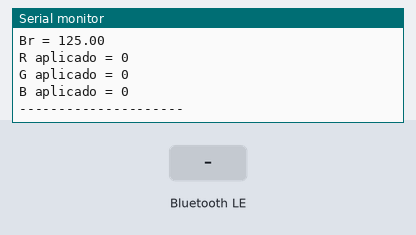
A sketch run on a simulated ESP32-S3. Parts: the last lines printed to the serial monitor. The test bench sets the inputs (shaded band). Nothing arrives over Bluetooth unless stated; a phone connects over Bluetooth LE 3 s after start.

Above: at 2.2 s.
2.3 s: Bluetooth LE write "R:1" received
5.3 s: Bluetooth LE write "Br:1" received
6.8 s: Bluetooth LE write "R" received
At 7.5 s:
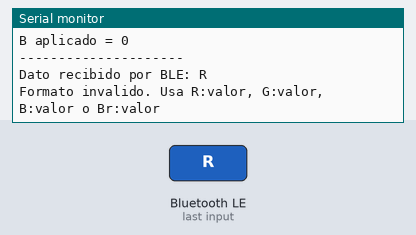
8.3 s: Bluetooth LE write "G" received
At 9.5 s:
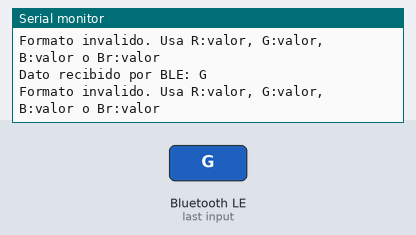
9.8 s: Bluetooth LE write "B" received
At 11.0 s:
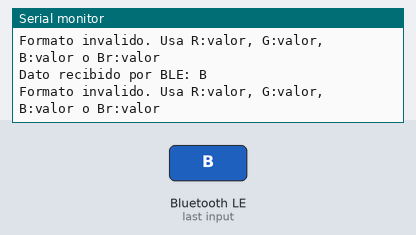
11.3 s: Bluetooth LE write "Br" received
At 12.1 s:
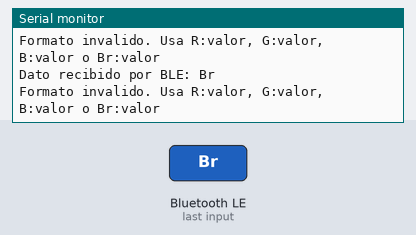

Measured:
- after the input at 6.8 s, the serial monitor: prints a new line after 0.05 s (image 1)
- after the input at 8.3 s, the serial monitor: prints a new line after 0.05 s (image 2)
- after the input at 9.8 s, the serial monitor: prints a new line after 0.05 s (image 3)
- after the input at 11.3 s, the serial monitor: prints a new line after 0.05 s (image 4)

The sketch:

RGB_BT_control_NO_ADAFRUIT_NEOPIXEL_esp32s3supermini.ino
```cpp
#include <Arduino.h>
#include <BLEDevice.h>
#include <BLEUtils.h>
#include <BLEServer.h>

// Define los UUID de servicio y caracteristica necesarios como credenciales
#define SERVICE_UUID        "12345678-1234-1234-1234-1234567890ab"
#define CHARACTERISTIC_UUID "abcd1234-5678-1234-5678-1234567890ab"

// LED RGB integrado compatible con la SuperMini
#ifndef RGB_BUILTIN
#define RGB_BUILTIN 48
#endif

// Establece parametros para la coneccion con BLE
BLEServer *pServer = nullptr;
BLECharacteristic *pCharacteristic = nullptr;

bool deviceConnected = false;
bool oldDeviceConnected = false;

// Setea valores iniciales
float redValue = 0.0;
float greenValue = 0.0;
float blueValue = 0.0;
float brightValue = 125.0;

// Actualiza el LED usando neopixelWrite en lugar de Adafruit_NeoPixel
void actualizarLED() {
  float factorBrillo = constrain(brightValue, 0.0, 255.0) / 255.0;

  uint8_t r = (uint8_t)constrain(redValue * factorBrillo, 0.0, 255.0);
  uint8_t g = (uint8_t)constrain(greenValue * factorBrillo, 0.0, 255.0);
  uint8_t b = (uint8_t)constrain(blueValue * factorBrillo, 0.0, 255.0);

  neopixelWrite(RGB_BUILTIN, r, g, b);

  // Muestra los valores obtenidos en el monitor serial
  Serial.println("Valores actuales:");
  Serial.print("R = "); Serial.println(redValue, 2);
  Serial.print("G = "); Serial.println(greenValue, 2);
  Serial.print("B = "); Serial.println(blueValue, 2);
  Serial.print("Br = "); Serial.println(brightValue, 2);
  Serial.print("R aplicado = "); Serial.println(r);
  Serial.print("G aplicado = "); Serial.println(g);
  Serial.print("B aplicado = "); Serial.println(b);
  Serial.println("---------------------");
}

// Establece la coneccion con el servidor BLE
class ServerCallbacks : public BLEServerCallbacks {
  void onConnect(BLEServer *pServer) override {
    deviceConnected = true;
    Serial.println("Celular conectado por BLE");
  }

  void onDisconnect(BLEServer *pServer) override {
    deviceConnected = false;
    Serial.println("Celular desconectado");
  }
};

// Revisa si los datos obtenidos por BLE coinciden con el formato valido
class MyCallbacks : public BLECharacteristicCallbacks {
  void onWrite(BLECharacteristic *pCharacteristic) override {
    String data = pCharacteristic->getValue();
    if (data.length() == 0) return;

    data.trim();

    Serial.print("Dato recibido por BLE: ");
    Serial.println(data);

    int separador = data.indexOf(':');
    if (separador == -1) {
      Serial.println("Formato invalido. Usa R:valor, G:valor, B:valor o Br:valor");
      return;
    }

    String canal = data.substring(0, separador);
    canal.trim();

    String textoValor = data.substring(separador + 1);
    textoValor.trim();

    float valor = textoValor.toFloat();
    valor = constrain(valor, 0.0, 255.0);

    if (canal.equalsIgnoreCase("R")) {
      redValue = valor;
    } else if (canal.equalsIgnoreCase("G")) {
      greenValue = valor;
    } else if (canal.equalsIgnoreCase("B")) {
      blueValue = valor;
    } else if (canal.equalsIgnoreCase("Br")) {
      brightValue = valor;
    } else {
      Serial.println("Canal invalido. Usa R, G, B o Br");
      return;
    }

    actualizarLED();
  }
};

void setup() {
  // Inicializa el puerto serial
  Serial.begin(115200);
  delay(1000);

  // Apaga el LED al iniciar
  neopixelWrite(RGB_BUILTIN, 0, 0, 0);

  // Inicializa el nombre del Bluetooth a mostrar
  BLEDevice::init("ESP32S3_RGB_BLE");

  // Crea el servidor BLE
  pServer = BLEDevice::createServer();
  pServer->setCallbacks(new ServerCallbacks());

  BLEService *pService = pServer->createService(SERVICE_UUID);

  pCharacteristic = pService->createCharacteristic(
    CHARACTERISTIC_UUID,
    BLECharacteristic::PROPERTY_WRITE |
    BLECharacteristic::PROPERTY_WRITE_NR
  );

  pCharacteristic->setCallbacks(new MyCallbacks());

  pService->start();

  BLEAdvertising *pAdvertising = BLEDevice::getAdvertising();
  pAdvertising->addServiceUUID(SERVICE_UUID);
  pAdvertising->start();

  Serial.println("ESP32-S3 lista y esperando conexion BLE");
  Serial.println("Formato esperado:");
  Serial.println("R:120");
  Serial.println("G:80");
  Serial.println("B:255");
  Serial.println("Br:128");

  actualizarLED();
}

void loop() {
  if (!deviceConnected && oldDeviceConnected) {
    delay(300);
    pServer->startAdvertising();
    Serial.println("Publicidad BLE reiniciada, esperando reconexion...");
    oldDeviceConnected = deviceConnected;
  }

  if (deviceConnected && !oldDeviceConnected) {
    oldDeviceConnected = deviceConnected;
  }

  delay(20);
}
```
